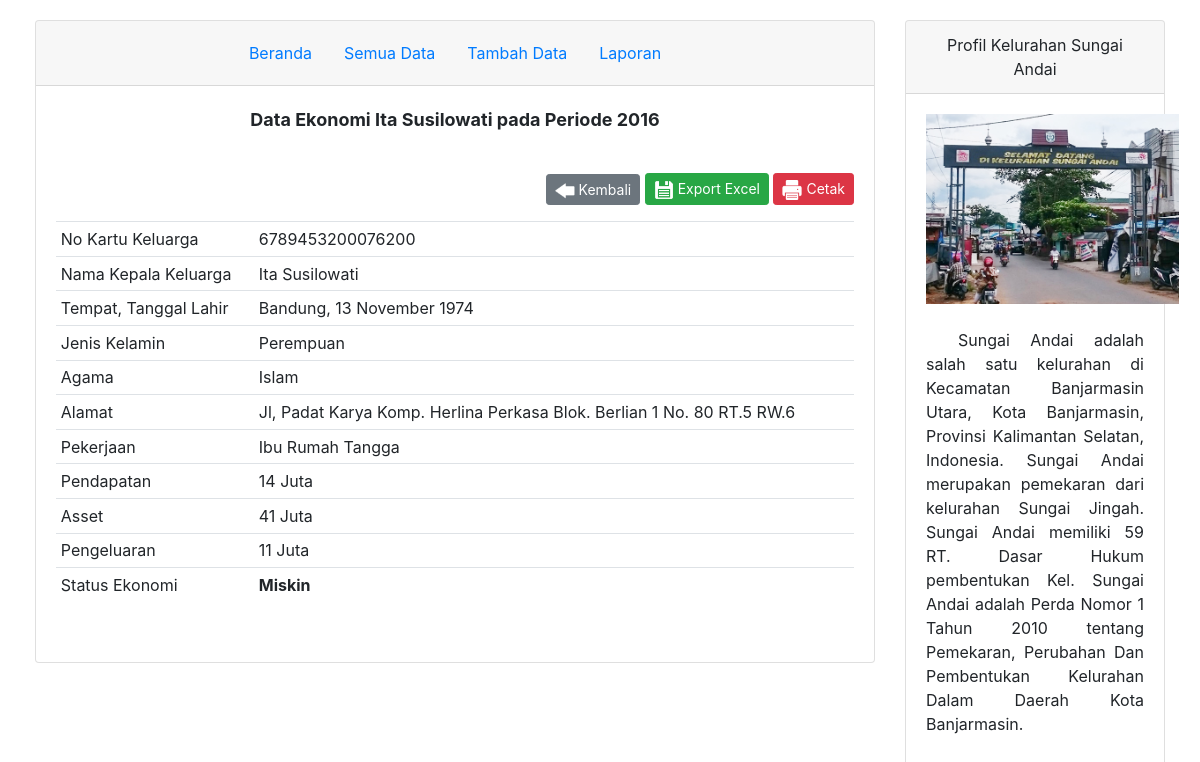
Screenshot of /view/detail_penduduk.php?id=8 with the database file from the repository.
### tables this page shows
CREATE TABLE `tb_klasifikasi` (
  `id_klasifikasi` int(11) NOT NULL,
  `pendapatan` smallint(3) NOT NULL,
  `asset` smallint(3) NOT NULL,
  `pengeluaran` smallint(3) NOT NULL,
  `status` varchar(6) NOT NULL,
  `periode` varchar(4) NOT NULL,
  `kk` char(16) NOT NULL
);

CREATE TABLE `tb_penduduk` (
  `kk` char(16) NOT NULL,
  `nama` varchar(25) NOT NULL,
  `tanggal_lahir` date NOT NULL,
  `tempat_lahir` varchar(20) NOT NULL,
  `jenkel` varchar(11) NOT NULL,
  `agama` varchar(10) NOT NULL,
  `alamat` varchar(100) NOT NULL,
  `pekerjaan` varchar(20) NOT NULL
);

### view/detail_penduduk.php (the view, shortened to what this page needs)
<?php
include '../koneksi.php';
	$id_klasifikasi = $_GET['id'];
	$query = mysqli_query($kon, "SELECT * FROM tb_penduduk as a, tb_klasifikasi as b WHERE b.id_klasifikasi=$id_klasifikasi and a.kk=b.kk");
	$data=mysqli_fetch_array($query);
	function TanggalIndo($date){
	  $BulanIndo = array("Januari", "Februari", "Maret", "April", "Mei", "Juni", "Juli", "Agustus", "September", "Oktober", "November", "Desember");
	  $tahun = substr($date, 0, 4);
	  $bulan = substr($date, 5, 2);
	  $tgl   = substr($date, 8, 2);
	  $result = $tgl . " " . $BulanIndo[(int)$bulan-1] . " ". $tahun;
	  return($result);
	}
?>
<!DOCTYPE html>
<html>
<head>
	<link rel="stylesheet" href="https://stackpath.bootstrapcdn.com/bootstrap/4.4.1/css/bootstrap.min.css">
</head>
<body>
	<div class="container-fluid">
		<div class="row">
		    <div class="col-9">
		    	<div class="card">
		    		<div class="card-header">
						<ul class="nav justify-content-center">
						  <li class="nav-item">
						    <a class="nav-link active" href="../index.php">Beranda</a>
						  </li>
						  <li class="nav-item">
						    <a class="nav-link" href="data_penduduk.php">Semua Data</a>
						  </li>
						  <li class="nav-item">
						    <a class="nav-link" href="tambah_data.php">Tambah Data</a>
						  </li>
						  <li class="nav-item">
						    <a class="nav-link" href="laporan.php">Laporan</a>
						  </li>
						</ul>
		    		</div>
		    		<div class="card-body">
		    			<p align="center" style="font-size: 18px;"><b>Data Ekonomi <?php echo $data['nama']; ?> pada Periode <?php echo $data['periode']; ?></b></p>
		    			<br>
		    			<p align="right">
		    				<a href = "javascript:history.back()" class="btn btn-secondary btn-sm"><img src="../gambar/kembali.png" width="20px"> Kembali</a>
		    				<?php echo "<a href = 'aksi/excel.php?id=".$data['id_klasifikasi']."' class='btn btn-success btn-sm'><img src='../gambar/simpan.png' width='20px'> Export Excel</a>"; ?>
		    				<a href = "aksi/cetak.php?id=<?php echo $data['id_klasifikasi'];?>" class="btn btn-danger btn-sm"><img src="../gambar/cetak.png" width="20px"> Cetak</a>
		    			</p>
		    			<table class="table table-sm">
		    				<tr><td >No Kartu Keluarga</td><td><?php echo $data['kk']; ?></td></tr>
		    				<tr><td>Nama Kepala Keluarga</td><td><?php echo $data['nama']; ?></td></tr>
		    				<tr><td>Tempat, Tanggal Lahir</td><td><?php echo $data['tempat_lahir']; ?>, <?php echo TanggalIndo($data['tanggal_lahir']); ?></td></tr>
		    				<tr><td>Jenis Kelamin</td><td><?php echo $data['jenkel']; ?></td></tr>
		    				<tr><td>Agama</td><td><?php echo $data['agama']; ?></td></tr>
		    				<tr><td>Alamat</td><td><?php echo $data['alamat']; ?></td></tr>
		    				<tr><td>Pekerjaan</td><td><?php echo $data['pekerjaan']; ?></td></tr>
		    				<tr><td>Pendapatan</td><td><?php echo $data['pendapatan']; ?> Juta</td></tr>
		    				<tr><td>Asset</td><td><?php echo $data['asset']; ?> Juta</td></tr>
		    				<tr><td>Pengeluaran</td><td><?php echo $data['pengeluaran']; ?> Juta</td></tr>
		    				<tr><td>Status Ekonomi</td><td><b><?php echo $data['status']; ?></b></td></tr>
		    			</table>
		    			<br>
					</div>
				</div>
			</div>
			<div class="col-3">
				<div class="card" align="center">
				    <div class="card-header">
				    	Profil Kelurahan Sungai Andai
				    </div>
				    <div class="card-body" style="height: 100%;">
				    	<img src="../gambar/sundai.jpg" style="max-height: 190px;"><br><br>
				    	<p align="justify" style="text-indent: 2em;">
				    	Sungai Andai adalah salah satu kelurahan di Kecamatan Banjarmasin Utara, Kota Banjarmasin, Provinsi Kalimantan Selatan, Indonesia. Sungai Andai merupakan pemekaran dari kelurahan Sungai Jingah. Sungai Andai memiliki 59 RT. Dasar Hukum pembentukan Kel. Sungai Andai adalah Perda Nomor 1 Tahun 2010 tentang Pemekaran, Perubahan Dan Pembentukan Kelurahan Dalam Daerah Kota Banjarmasin.
				    	</p>
				    </div>
				</div>
			</div>
		</div>
	</div>
</body>
</html>

### view/detail_penduduk.php (style rules this page uses)
body { padding: 20px; }

### rows the page displays
tb_klasifikasi: kk.nama "Ita Susilowati", periode "2016", kk "6789453200076200", kk.tempat_lahir "Bandung", kk.tanggal_lahir "13 November 1974", kk.jenkel "Perempuan", kk.agama "Islam", kk.alamat "Jl, Padat Karya Komp. Herlina Perkasa Blok. Berlian 1 No. 80 RT.5 RW.6", kk.pekerjaan "Ibu Rumah Tangga", pendapatan "14", asset "41", pengeluaran "11", status "Miskin"
